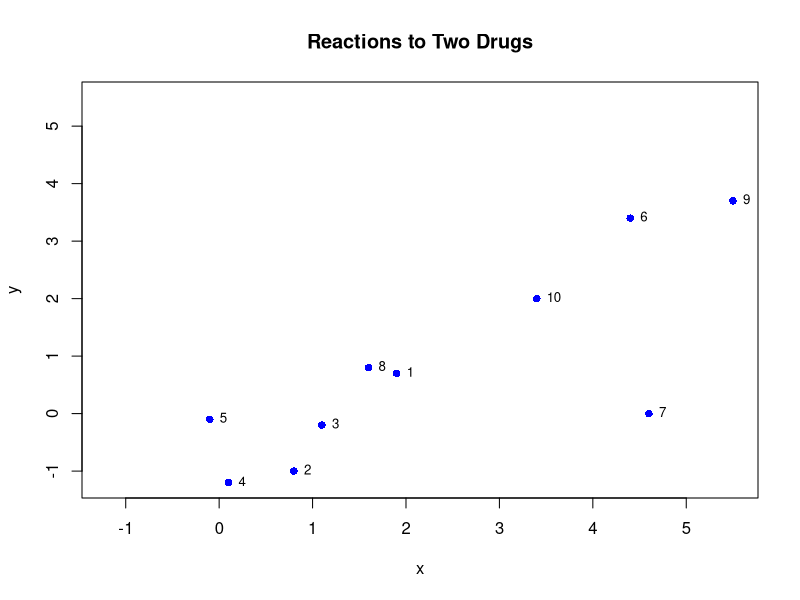

Here is the R script that generated this plot:
#Page 689

xi <- c(1.9, 0.8, 1.1, 0.1, -0.1, 4.4, 4.6, 1.6, 5.5, 3.4)
yi <- c(0.7, -1.0, -0.2, -1.2, -0.1, 3.4, 0.0, 0.8, 3.7, 2.0)

plot(xi, yi, 
     xlim = range(c(xi, yi)), ylim = range(c(xi, yi)),
     xlab = "x", ylab = "y",
     main = "Reactions to Two Drugs",
     pch = 16, col = "blue")

text(xi, yi, labels = 1:10, pos = 4, offset = 0.5, cex = 0.8)
